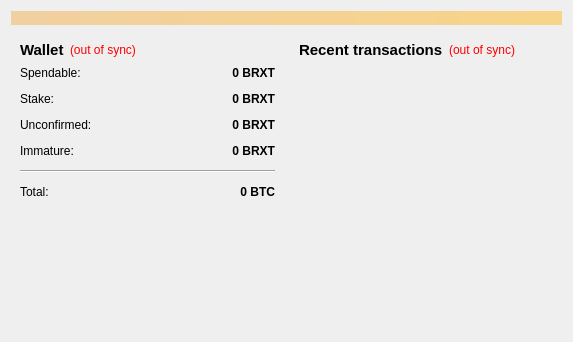
<?xml version="1.0" encoding="UTF-8"?>
<ui version="4.0">
 <class>OverviewPage</class>
 <widget class="QWidget" name="OverviewPage">
  <property name="geometry">
   <rect>
    <x>0</x>
    <y>0</y>
    <width>573</width>
    <height>342</height>
   </rect>
  </property>
  <property name="windowTitle">
   <string>Form</string>
  </property>
  <layout class="QVBoxLayout" name="topLayout">
   <item>
    <widget class="QLabel" name="labelAlerts">
     <property name="visible">
      <bool>false</bool>
     </property>
     <property name="styleSheet">
      <string notr="true">background-color: qlineargradient(x1: 0, y1: 0, x2: 1, y2: 0, stop:0 #F0D0A0, stop:1 #F8D488);  color:#000000
</string>
     </property>
     <property name="wordWrap">
      <bool>true</bool>
     </property>
     <property name="margin">
      <number>3</number>
     </property>
    </widget>
   </item>
   <item>
    <layout class="QHBoxLayout" name="horizontalLayout" stretch="1,1">
     <item>
      <layout class="QVBoxLayout" name="verticalLayout_2">
       <item>
        <widget class="QWidget" name="widget" native="true">
         <layout class="QVBoxLayout" name="verticalLayout_4">
          <item>
           <layout class="QHBoxLayout" name="horizontalLayout_4">
            <item>
             <widget class="QLabel" name="label_5">
              <property name="font">
               <font>
                <pointsize>11</pointsize>
                <weight>75</weight>
                <bold>true</bold>
               </font>
              </property>
              <property name="text">
               <string>Wallet</string>
              </property>
             </widget>
            </item>
            <item>
             <widget class="QLabel" name="labelWalletStatus">
              <property name="toolTip">
               <string>The displayed information may be out of date. Your wallet automatically synchronizes with the Brexit network after a connection is established, but this process has not completed yet.</string>
              </property>
              <property name="styleSheet">
               <string notr="true">QLabel { color: red; }</string>
              </property>
              <property name="text">
               <string notr="true">(out of sync)</string>
              </property>
              <property name="alignment">
               <set>Qt::AlignLeading|Qt::AlignLeft|Qt::AlignVCenter</set>
              </property>
             </widget>
            </item>
            <item>
             <spacer name="horizontalSpacer_2">
              <property name="orientation">
               <enum>Qt::Horizontal</enum>
              </property>
              <property name="sizeHint" stdset="0">
               <size>
                <width>40</width>
                <height>20</height>
               </size>
              </property>
             </spacer>
            </item>
           </layout>
          </item>
          <item>
           <layout class="QFormLayout" name="formLayout_2">
            <property name="fieldGrowthPolicy">
             <enum>QFormLayout::AllNonFixedFieldsGrow</enum>
            </property>
            <property name="horizontalSpacing">
             <number>12</number>
            </property>
            <property name="verticalSpacing">
             <number>12</number>
            </property>
            <item row="0" column="0">
             <widget class="QLabel" name="label">
              <property name="text">
               <string>Spendable:</string>
              </property>
             </widget>
            </item>
            <item row="0" column="1">
             <widget class="QLabel" name="labelBalance">
              <property name="font">
               <font>
                <weight>75</weight>
                <bold>true</bold>
               </font>
              </property>
              <property name="cursor">
               <cursorShape>IBeamCursor</cursorShape>
              </property>
              <property name="toolTip">
               <string>Your current spendable balance</string>
              </property>
              <property name="text">
               <string notr="true">0 BRXT</string>
              </property>
              <property name="alignment">
               <set>Qt::AlignRight|Qt::AlignTrailing|Qt::AlignVCenter</set>
              </property>
              <property name="textInteractionFlags">
               <set>Qt::LinksAccessibleByMouse|Qt::TextSelectableByKeyboard|Qt::TextSelectableByMouse</set>
              </property>
             </widget>
            </item>
            <item row="1" column="0">
             <widget class="QLabel" name="label_6">
              <property name="text">
               <string>Stake:</string>
              </property>
             </widget>
            </item>
            <item row="1" column="1">
             <widget class="QLabel" name="labelStake">
              <property name="font">
               <font>
                <weight>75</weight>
                <bold>true</bold>
               </font>
              </property>
              <property name="cursor">
               <cursorShape>IBeamCursor</cursorShape>
              </property>
              <property name="toolTip">
               <string>Total of coins that was staked, and do not yet count toward the current balance</string>
              </property>
              <property name="text">
               <string notr="true">0 BRXT</string>
              </property>
              <property name="alignment">
               <set>Qt::AlignRight|Qt::AlignTrailing|Qt::AlignVCenter</set>
              </property>
              <property name="textInteractionFlags">
               <set>Qt::LinksAccessibleByMouse|Qt::TextSelectableByKeyboard|Qt::TextSelectableByMouse</set>
              </property>
             </widget>
            </item>
            <item row="2" column="0">
             <widget class="QLabel" name="label_3">
              <property name="text">
               <string>Unconfirmed:</string>
              </property>
             </widget>
            </item>
            <item row="2" column="1">
             <widget class="QLabel" name="labelUnconfirmed">
              <property name="font">
               <font>
                <weight>75</weight>
                <bold>true</bold>
               </font>
              </property>
              <property name="cursor">
               <cursorShape>IBeamCursor</cursorShape>
              </property>
              <property name="toolTip">
               <string>Total of transactions that have yet to be confirmed, and do not yet count toward the current balance</string>
              </property>
              <property name="text">
               <string notr="true">0 BRXT</string>
              </property>
              <property name="alignment">
               <set>Qt::AlignRight|Qt::AlignTrailing|Qt::AlignVCenter</set>
              </property>
              <property name="textInteractionFlags">
               <set>Qt::LinksAccessibleByMouse|Qt::TextSelectableByKeyboard|Qt::TextSelectableByMouse</set>
              </property>
             </widget>
            </item>
            <item row="3" column="0">
             <widget class="QLabel" name="labelImmatureText">
              <property name="text">
               <string>Immature:</string>
              </property>
             </widget>
            </item>
            <item row="3" column="1">
             <widget class="QLabel" name="labelImmature">
              <property name="font">
               <font>
                <weight>75</weight>
                <bold>true</bold>
               </font>
              </property>
              <property name="toolTip">
               <string>Mined balance that has not yet matured</string>
              </property>
              <property name="text">
               <string notr="true">0 BRXT</string>
              </property>
              <property name="alignment">
               <set>Qt::AlignRight|Qt::AlignTrailing|Qt::AlignVCenter</set>
              </property>
              <property name="textInteractionFlags">
               <set>Qt::LinksAccessibleByMouse|Qt::TextSelectableByKeyboard|Qt::TextSelectableByMouse</set>
              </property>
             </widget>
            </item>
            <item row="4" column="0" colspan="2">
             <widget class="Line" name="line">
              <property name="orientation">
               <enum>Qt::Horizontal</enum>
              </property>
             </widget>
            </item>
            <item row="5" column="0">
             <widget class="QLabel" name="labelTotalText">
              <property name="text">
               <string>Total:</string>
              </property>
             </widget>
            </item>
            <item row="5" column="1">
             <widget class="QLabel" name="labelTotal">
              <property name="font">
               <font>
                <weight>75</weight>
                <bold>true</bold>
               </font>
              </property>
              <property name="cursor">
               <cursorShape>IBeamCursor</cursorShape>
              </property>
              <property name="toolTip">
               <string>Your current total balance</string>
              </property>
              <property name="text">
               <string notr="true">0 BTC</string>
              </property>
              <property name="alignment">
               <set>Qt::AlignRight|Qt::AlignTrailing|Qt::AlignVCenter</set>
              </property>
              <property name="textInteractionFlags">
               <set>Qt::LinksAccessibleByMouse|Qt::TextSelectableByKeyboard|Qt::TextSelectableByMouse</set>
              </property>
             </widget>
            </item>
           </layout>
          </item>
         </layout>
        </widget>
       </item>
       <item>
        <spacer name="verticalSpacer">
         <property name="orientation">
          <enum>Qt::Vertical</enum>
         </property>
         <property name="sizeHint" stdset="0">
          <size>
           <width>20</width>
           <height>40</height>
          </size>
         </property>
        </spacer>
       </item>
      </layout>
     </item>
     <item>
      <layout class="QVBoxLayout" name="verticalLayout_3">
       <item>
        <widget class="QWidget" name="widget_2" native="true">
         <layout class="QVBoxLayout" name="verticalLayout">
          <item>
           <layout class="QHBoxLayout" name="horizontalLayout_2">
            <item>
             <widget class="QLabel" name="label_4">
              <property name="font">
               <font>
                <pointsize>11</pointsize>
                <weight>75</weight>
                <bold>true</bold>
               </font>
              </property>
              <property name="text">
               <string>&lt;b&gt;Recent transactions&lt;/b&gt;</string>
              </property>
             </widget>
            </item>
            <item>
             <widget class="QLabel" name="labelTransactionsStatus">
              <property name="toolTip">
               <string>The displayed information may be out of date. Your wallet automatically synchronizes with the Brexit network after a connection is established, but this process has not completed yet.</string>
              </property>
              <property name="styleSheet">
               <string notr="true">QLabel { color: red; }</string>
              </property>
              <property name="text">
               <string notr="true">(out of sync)</string>
              </property>
              <property name="alignment">
               <set>Qt::AlignRight|Qt::AlignTrailing|Qt::AlignVCenter</set>
              </property>
             </widget>
            </item>
            <item>
             <spacer name="horizontalSpacer">
              <property name="orientation">
               <enum>Qt::Horizontal</enum>
              </property>
              <property name="sizeHint" stdset="0">
               <size>
                <width>40</width>
                <height>20</height>
               </size>
              </property>
             </spacer>
            </item>
           </layout>
          </item>
          <item>
           <widget class="QListView" name="listTransactions">
            <property name="styleSheet">
             <string notr="true">QListView { background: transparent; }</string>
            </property>
            <property name="frameShape">
             <enum>QFrame::NoFrame</enum>
            </property>
            <property name="verticalScrollBarPolicy">
             <enum>Qt::ScrollBarAlwaysOff</enum>
            </property>
            <property name="horizontalScrollBarPolicy">
             <enum>Qt::ScrollBarAlwaysOff</enum>
            </property>
            <property name="selectionMode">
             <enum>QAbstractItemView::NoSelection</enum>
            </property>
           </widget>
          </item>
         </layout>
        </widget>
       </item>
      </layout>
     </item>
    </layout>
   </item>
  </layout>
 </widget>
 <resources/>
 <connections/>
</ui>
